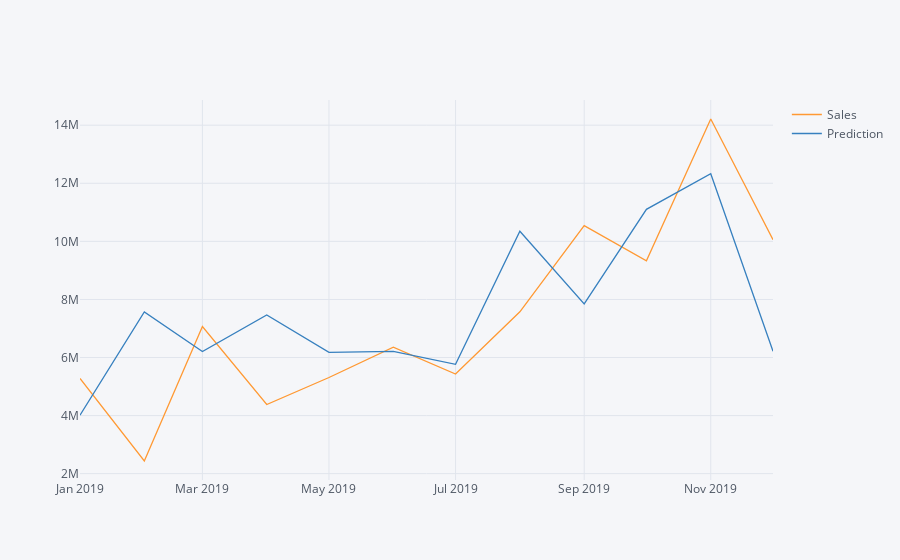

The cell this chart's notebook holds for it:
### Code cell
len(test.index)
future_forecast = pd.DataFrame(future_forecast,index = test.index,columns =
                               ["Prediction"])
pd.concat([test,future_forecast],axis=1).iplot()

### Figure 1 — Plotly figure (JSON) as saved in the notebook; plotly's stock layout.template omitted (floating-point values rounded to 4 significant figures)
{"data": [{"line": {"color": "rgba(255, 153, 51, 1.0)", "dash": "solid", "shape": "linear", "width": 1.3}, "mode": "lines", "name": "Sales", "text": "", "type": "scatter", "x": ["2019-01-01", "2019-02-01", "2019-03-01", "2019-04-01", "2019-05-01", "2019-06-01", "2019-07-01", "2019-08-01", "2019-09-01", "2019-10-01", "2019-11-01", "2019-12-01"], "y": [5277000.0, 2436000.0, 7065000.0, 4383000.0, 5311000.0, 6358000.0, 5432000.0, 7575000.0, 10540000.0, 9333000.0, 14213819, 10060000.0]}, {"line": {"color": "rgba(55, 128, 191, 1.0)", "dash": "solid", "shape": "linear", "width": 1.3}, "mode": "lines", "name": "Prediction", "text": "", "type": "scatter", "x": ["2019-01-01", "2019-02-01", "2019-03-01", "2019-04-01", "2019-05-01", "2019-06-01", "2019-07-01", "2019-08-01", "2019-09-01", "2019-10-01", "2019-11-01", "2019-12-01"], "y": [4013000.0, 7567000.0, 6204000.0, 7467000.0, 6180000.0, 6214000.0, 5763000.0, 10350000.0, 7846000.0, 11100000.0, 12330000.0, 6218000.0]}], "layout": {"legend": {"bgcolor": "#F5F6F9", "font": {"color": "#4D5663"}}, "paper_bgcolor": "#F5F6F9", "plot_bgcolor": "#F5F6F9", "title": {"font": {"color": "#4D5663"}}, "xaxis": {"gridcolor": "#E1E5ED", "showgrid": true, "tickfont": {"color": "#4D5663"}, "title": {"font": {"color": "#4D5663"}, "text": ""}, "zerolinecolor": "#E1E5ED"}, "yaxis": {"gridcolor": "#E1E5ED", "showgrid": true, "tickfont": {"color": "#4D5663"}, "title": {"font": {"color": "#4D5663"}, "text": ""}, "zerolinecolor": "#E1E5ED"}}}
